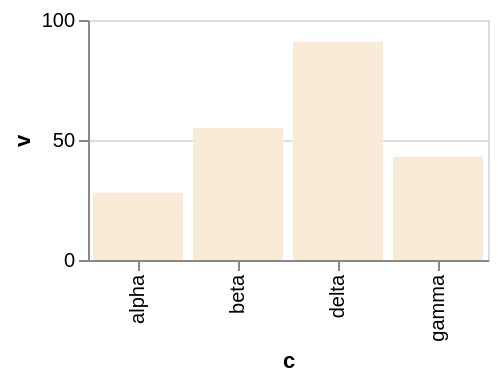

Write a Vega-Lite specification for this figure.
### Vega-Lite specification from a JSON file in a GitHub repository (floating-point values rounded to 4 significant figures)
{"$schema": "https://vega.github.io/schema/vega-lite/v6.json", "width": 200, "height": 120, "data": {"values": [{"c": "alpha", "v": 28, "w": 3, "t": "2024-01-07"}, {"c": "beta", "v": 55, "w": 7, "t": "2024-03-19"}, {"c": "gamma", "v": 43, "w": 5, "t": "2024-06-02"}, {"c": "delta", "v": 91, "w": 9, "t": "2024-09-11"}]}, "mark": "bar", "encoding": {"x": {"field": "c", "type": "nominal"}, "y": {"field": "v", "type": "quantitative"}}, "config": {"bar": {"fill": "antiquewhite"}}}
